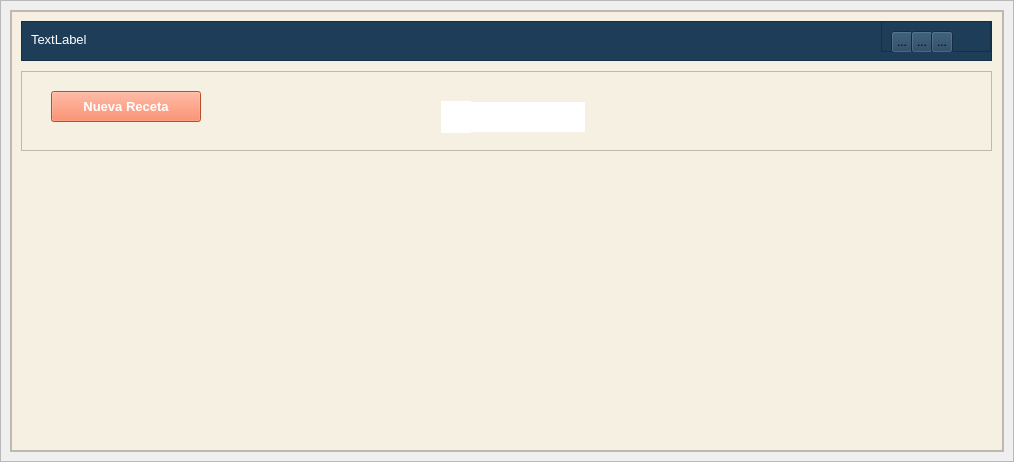
<?xml version="1.0" encoding="UTF-8"?>
<ui version="4.0">
 <class>MainWindow</class>
 <widget class="QWidget" name="MainWindow">
  <property name="geometry">
   <rect>
    <x>0</x>
    <y>0</y>
    <width>1014</width>
    <height>462</height>
   </rect>
  </property>
  <property name="windowTitle">
   <string>Form</string>
  </property>
  <layout class="QVBoxLayout" name="verticalLayout">
   <property name="spacing">
    <number>0</number>
   </property>
   <property name="leftMargin">
    <number>0</number>
   </property>
   <property name="topMargin">
    <number>0</number>
   </property>
   <property name="rightMargin">
    <number>0</number>
   </property>
   <property name="bottomMargin">
    <number>0</number>
   </property>
   <item>
    <widget class="QFrame" name="centralWidget">
     <property name="frameShape">
      <enum>QFrame::Shape::StyledPanel</enum>
     </property>
     <property name="frameShadow">
      <enum>QFrame::Shadow::Raised</enum>
     </property>
     <layout class="QVBoxLayout" name="verticalLayout_2">
      <item>
       <widget class="QFrame" name="background_frame">
        <property name="styleSheet">
         <string notr="true">background-color: rgb(245,240,225);</string>
        </property>
        <property name="frameShape">
         <enum>QFrame::Shape::StyledPanel</enum>
        </property>
        <property name="frameShadow">
         <enum>QFrame::Shadow::Raised</enum>
        </property>
        <layout class="QVBoxLayout" name="verticalLayout_3">
         <property name="spacing">
          <number>0</number>
         </property>
         <property name="leftMargin">
          <number>0</number>
         </property>
         <property name="topMargin">
          <number>0</number>
         </property>
         <property name="rightMargin">
          <number>0</number>
         </property>
         <property name="bottomMargin">
          <number>0</number>
         </property>
         <item>
          <widget class="QFrame" name="content_frame">
           <property name="frameShape">
            <enum>QFrame::Shape::StyledPanel</enum>
           </property>
           <property name="frameShadow">
            <enum>QFrame::Shadow::Raised</enum>
           </property>
           <widget class="QFrame" name="top_bar_frame">
            <property name="geometry">
             <rect>
              <x>10</x>
              <y>10</y>
              <width>971</width>
              <height>40</height>
             </rect>
            </property>
            <property name="maximumSize">
             <size>
              <width>16777215</width>
              <height>40</height>
             </size>
            </property>
            <property name="styleSheet">
             <string notr="true">background-color: #1e3d59;</string>
            </property>
            <property name="frameShape">
             <enum>QFrame::Shape::StyledPanel</enum>
            </property>
            <property name="frameShadow">
             <enum>QFrame::Shadow::Raised</enum>
            </property>
            <widget class="QLabel" name="title_label">
             <property name="geometry">
              <rect>
               <x>10</x>
               <y>10</y>
               <width>71</width>
               <height>16</height>
              </rect>
             </property>
             <property name="font">
              <font>
               <pointsize>10</pointsize>
               <bold>false</bold>
              </font>
             </property>
             <property name="styleSheet">
              <string notr="true">color:white;</string>
             </property>
             <property name="text">
              <string>TextLabel</string>
             </property>
            </widget>
            <widget class="QFrame" name="buttons_holder_frame">
             <property name="geometry">
              <rect>
               <x>860</x>
               <y>0</y>
               <width>110</width>
               <height>31</height>
              </rect>
             </property>
             <property name="minimumSize">
              <size>
               <width>0</width>
               <height>30</height>
              </size>
             </property>
             <property name="maximumSize">
              <size>
               <width>110</width>
               <height>16777215</height>
              </size>
             </property>
             <property name="frameShape">
              <enum>QFrame::Shape::StyledPanel</enum>
             </property>
             <property name="frameShadow">
              <enum>QFrame::Shadow::Raised</enum>
             </property>
             <widget class="QToolButton" name="minimize_button">
              <property name="geometry">
               <rect>
                <x>10</x>
                <y>10</y>
                <width>22</width>
                <height>22</height>
               </rect>
              </property>
              <property name="text">
               <string>...</string>
              </property>
              <property name="icon">
               <iconset>
                <normaloff>../assets/icons/minimize-window.png</normaloff>../assets/icons/minimize-window.png</iconset>
              </property>
              <property name="iconSize">
               <size>
                <width>25</width>
                <height>25</height>
               </size>
              </property>
             </widget>
             <widget class="QToolButton" name="restore_button">
              <property name="geometry">
               <rect>
                <x>30</x>
                <y>10</y>
                <width>22</width>
                <height>22</height>
               </rect>
              </property>
              <property name="text">
               <string>...</string>
              </property>
              <property name="icon">
               <iconset>
                <normaloff>../assets/icons/restore-window.png</normaloff>../assets/icons/restore-window.png</iconset>
              </property>
              <property name="iconSize">
               <size>
                <width>25</width>
                <height>25</height>
               </size>
              </property>
             </widget>
             <widget class="QToolButton" name="maximize_button">
              <property name="geometry">
               <rect>
                <x>30</x>
                <y>10</y>
                <width>22</width>
                <height>22</height>
               </rect>
              </property>
              <property name="text">
               <string>...</string>
              </property>
              <property name="icon">
               <iconset>
                <normaloff>../assets/icons/maximize-window.png</normaloff>../assets/icons/maximize-window.png</iconset>
              </property>
              <property name="iconSize">
               <size>
                <width>25</width>
                <height>25</height>
               </size>
              </property>
             </widget>
             <widget class="QToolButton" name="close_button">
              <property name="geometry">
               <rect>
                <x>50</x>
                <y>10</y>
                <width>22</width>
                <height>22</height>
               </rect>
              </property>
              <property name="text">
               <string>...</string>
              </property>
              <property name="icon">
               <iconset>
                <normaloff>../assets/icons/close-window.png</normaloff>../assets/icons/close-window.png</iconset>
              </property>
              <property name="iconSize">
               <size>
                <width>25</width>
                <height>25</height>
               </size>
              </property>
             </widget>
            </widget>
           </widget>
           <widget class="QFrame" name="action_bar_frame">
            <property name="geometry">
             <rect>
              <x>10</x>
              <y>60</y>
              <width>971</width>
              <height>80</height>
             </rect>
            </property>
            <property name="minimumSize">
             <size>
              <width>0</width>
              <height>39</height>
             </size>
            </property>
            <property name="frameShape">
             <enum>QFrame::Shape::StyledPanel</enum>
            </property>
            <property name="frameShadow">
             <enum>QFrame::Shadow::Raised</enum>
            </property>
            <widget class="QPushButton" name="new_recipe_button">
             <property name="geometry">
              <rect>
               <x>30</x>
               <y>20</y>
               <width>150</width>
               <height>31</height>
              </rect>
             </property>
             <property name="minimumSize">
              <size>
               <width>150</width>
               <height>30</height>
              </size>
             </property>
             <property name="font">
              <font>
               <pointsize>10</pointsize>
               <bold>true</bold>
              </font>
             </property>
             <property name="styleSheet">
              <string notr="true">QPushButton{
	background-color: #ff6e40;
	color: white;
}
QPushButton:hover {
	background-color: #ffc13b
}</string>
             </property>
             <property name="text">
              <string>Nueva Receta</string>
             </property>
             <property name="icon">
              <iconset>
               <normaloff>../assets/icons/plus.png</normaloff>../assets/icons/plus.png</iconset>
             </property>
             <property name="iconSize">
              <size>
               <width>20</width>
               <height>20</height>
              </size>
             </property>
            </widget>
            <widget class="QWidget" name="layoutWidget">
             <property name="geometry">
              <rect>
               <x>420</x>
               <y>30</y>
               <width>144</width>
               <height>32</height>
              </rect>
             </property>
             <layout class="QHBoxLayout" name="horizontalLayout">
              <property name="spacing">
               <number>0</number>
              </property>
              <item>
               <widget class="QLabel" name="label">
                <property name="minimumSize">
                 <size>
                  <width>30</width>
                  <height>30</height>
                 </size>
                </property>
                <property name="maximumSize">
                 <size>
                  <width>30</width>
                  <height>16777215</height>
                 </size>
                </property>
                <property name="styleSheet">
                 <string notr="true">background-color: white;
border-radius: 0px;
</string>
                </property>
                <property name="text">
                 <string/>
                </property>
                <property name="pixmap">
                 <pixmap>../assets/icons/search.png</pixmap>
                </property>
               </widget>
              </item>
              <item>
               <widget class="QLineEdit" name="search_line_edit">
                <property name="minimumSize">
                 <size>
                  <width>0</width>
                  <height>30</height>
                 </size>
                </property>
                <property name="maximumSize">
                 <size>
                  <width>500</width>
                  <height>16777215</height>
                 </size>
                </property>
                <property name="styleSheet">
                 <string notr="true">background-color: white;
border-radius: 0px;</string>
                </property>
               </widget>
              </item>
             </layout>
            </widget>
           </widget>
          </widget>
         </item>
        </layout>
       </widget>
      </item>
     </layout>
    </widget>
   </item>
  </layout>
 </widget>
 <resources/>
 <connections/>
</ui>
